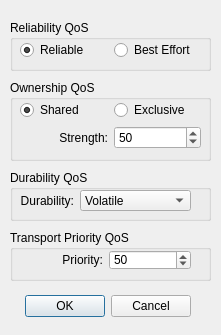
<?xml version="1.0" encoding="UTF-8"?>
<ui version="4.0">
 <class>WriterQoS</class>
 <widget class="QDialog" name="WriterQoS">
  <property name="windowModality">
   <enum>Qt::ApplicationModal</enum>
  </property>
  <property name="geometry">
   <rect>
    <x>0</x>
    <y>0</y>
    <width>221</width>
    <height>335</height>
   </rect>
  </property>
  <property name="windowTitle">
   <string>Writer QoS</string>
  </property>
  <widget class="QDialogButtonBox" name="buttonBox">
   <property name="geometry">
    <rect>
     <x>20</x>
     <y>290</y>
     <width>171</width>
     <height>32</height>
    </rect>
   </property>
   <property name="orientation">
    <enum>Qt::Horizontal</enum>
   </property>
   <property name="standardButtons">
    <set>QDialogButtonBox::Cancel|QDialogButtonBox::Ok</set>
   </property>
  </widget>
  <widget class="QGroupBox" name="groupBox">
   <property name="geometry">
    <rect>
     <x>10</x>
     <y>20</y>
     <width>201</width>
     <height>51</height>
    </rect>
   </property>
   <property name="title">
    <string>Reliability QoS</string>
   </property>
   <widget class="QWidget" name="horizontalLayoutWidget">
    <property name="geometry">
     <rect>
      <x>10</x>
      <y>20</y>
      <width>181</width>
      <height>21</height>
     </rect>
    </property>
    <layout class="QHBoxLayout" name="horizontalLayout">
     <item>
      <widget class="QRadioButton" name="reliableRButt">
       <property name="text">
        <string>Reliable</string>
       </property>
       <property name="checked">
        <bool>true</bool>
       </property>
       <attribute name="buttonGroup">
        <string>reliabilityButtonGroup</string>
       </attribute>
      </widget>
     </item>
     <item>
      <widget class="QRadioButton" name="bestEffortRButt">
       <property name="text">
        <string>Best Effort</string>
       </property>
       <attribute name="buttonGroup">
        <string>reliabilityButtonGroup</string>
       </attribute>
      </widget>
     </item>
    </layout>
   </widget>
  </widget>
  <widget class="QGroupBox" name="groupBox_2">
   <property name="geometry">
    <rect>
     <x>10</x>
     <y>80</y>
     <width>201</width>
     <height>81</height>
    </rect>
   </property>
   <property name="title">
    <string>Ownership QoS</string>
   </property>
   <widget class="QWidget" name="verticalLayoutWidget">
    <property name="geometry">
     <rect>
      <x>10</x>
      <y>20</y>
      <width>181</width>
      <height>51</height>
     </rect>
    </property>
    <layout class="QVBoxLayout" name="verticalLayout">
     <item>
      <layout class="QHBoxLayout" name="horizontalLayout_3">
       <item>
        <widget class="QRadioButton" name="ownershipSharedRButt">
         <property name="text">
          <string>Shared</string>
         </property>
         <property name="checked">
          <bool>true</bool>
         </property>
         <attribute name="buttonGroup">
          <string>ownershipButtonGroup</string>
         </attribute>
        </widget>
       </item>
       <item>
        <widget class="QRadioButton" name="ownershipExclusiveRButt">
         <property name="text">
          <string>Exclusive</string>
         </property>
         <attribute name="buttonGroup">
          <string>ownershipButtonGroup</string>
         </attribute>
        </widget>
       </item>
      </layout>
     </item>
     <item>
      <layout class="QHBoxLayout" name="horizontalLayout_2">
       <item>
        <widget class="QLabel" name="label">
         <property name="text">
          <string>Strength:</string>
         </property>
         <property name="alignment">
          <set>Qt::AlignRight|Qt::AlignTrailing|Qt::AlignVCenter</set>
         </property>
        </widget>
       </item>
       <item>
        <widget class="QSpinBox" name="strengthSpinBox">
         <property name="sizePolicy">
          <sizepolicy hsizetype="Preferred" vsizetype="Fixed">
           <horstretch>0</horstretch>
           <verstretch>0</verstretch>
          </sizepolicy>
         </property>
         <property name="alignment">
          <set>Qt::AlignLeading|Qt::AlignLeft|Qt::AlignVCenter</set>
         </property>
         <property name="value">
          <number>50</number>
         </property>
        </widget>
       </item>
      </layout>
     </item>
    </layout>
   </widget>
  </widget>
  <widget class="QGroupBox" name="groupBox_3">
   <property name="geometry">
    <rect>
     <x>10</x>
     <y>230</y>
     <width>201</width>
     <height>51</height>
    </rect>
   </property>
   <property name="title">
    <string>Transport Priority QoS</string>
   </property>
   <widget class="QWidget" name="horizontalLayoutWidget_4">
    <property name="geometry">
     <rect>
      <x>10</x>
      <y>20</y>
      <width>171</width>
      <height>20</height>
     </rect>
    </property>
    <layout class="QHBoxLayout" name="horizontalLayout_5">
     <item>
      <widget class="QLabel" name="label_2">
       <property name="text">
        <string>Priority:</string>
       </property>
       <property name="alignment">
        <set>Qt::AlignRight|Qt::AlignTrailing|Qt::AlignVCenter</set>
       </property>
      </widget>
     </item>
     <item>
      <widget class="QSpinBox" name="prioritySpinBox">
       <property name="value">
        <number>50</number>
       </property>
      </widget>
     </item>
    </layout>
   </widget>
  </widget>
  <widget class="QGroupBox" name="groupBox_4">
   <property name="geometry">
    <rect>
     <x>10</x>
     <y>170</y>
     <width>201</width>
     <height>51</height>
    </rect>
   </property>
   <property name="title">
    <string>Durability QoS</string>
   </property>
   <widget class="QWidget" name="horizontalLayoutWidget_5">
    <property name="geometry">
     <rect>
      <x>10</x>
      <y>20</y>
      <width>171</width>
      <height>21</height>
     </rect>
    </property>
    <layout class="QHBoxLayout" name="horizontalLayout_6">
     <item>
      <widget class="QLabel" name="label_3">
       <property name="text">
        <string>Durability:</string>
       </property>
       <property name="alignment">
        <set>Qt::AlignRight|Qt::AlignTrailing|Qt::AlignVCenter</set>
       </property>
      </widget>
     </item>
     <item>
      <widget class="QComboBox" name="durabilityComboBox">
       <item>
        <property name="text">
         <string>Volatile</string>
        </property>
       </item>
       <item>
        <property name="text">
         <string>Transient_Local</string>
        </property>
       </item>
       <item>
        <property name="text">
         <string>Transient</string>
        </property>
       </item>
       <item>
        <property name="text">
         <string>Persistent</string>
        </property>
       </item>
      </widget>
     </item>
    </layout>
   </widget>
  </widget>
 </widget>
 <resources/>
 <connections>
  <connection>
   <sender>buttonBox</sender>
   <signal>accepted()</signal>
   <receiver>WriterQoS</receiver>
   <slot>accept()</slot>
   <hints>
    <hint type="sourcelabel">
     <x>300</x>
     <y>194</y>
    </hint>
    <hint type="destinationlabel">
     <x>157</x>
     <y>218</y>
    </hint>
   </hints>
  </connection>
  <connection>
   <sender>buttonBox</sender>
   <signal>rejected()</signal>
   <receiver>WriterQoS</receiver>
   <slot>reject()</slot>
   <hints>
    <hint type="sourcelabel">
     <x>300</x>
     <y>200</y>
    </hint>
    <hint type="destinationlabel">
     <x>286</x>
     <y>218</y>
    </hint>
   </hints>
  </connection>
 </connections>
 <buttongroups>
  <buttongroup name="reliabilityButtonGroup"/>
  <buttongroup name="ownershipButtonGroup"/>
 </buttongroups>
</ui>
